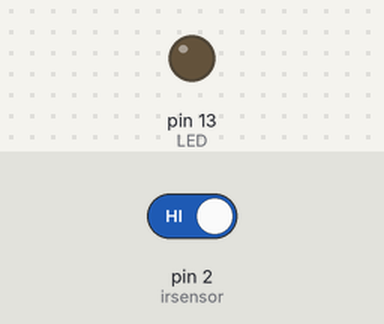
The sketch below on a simulated Arduino Uno, built with avr-gcc and run on an emulated ATmega328P. Shown: output pins drawn as LEDs (lit = HIGH). The test bench sets the inputs (shaded band); at power-on: pin 2 (irsensor) HIGH.

Above: at 2.0 s.
2.1 s: pin 2 (irsensor) driven LOW
At 2.9 s:
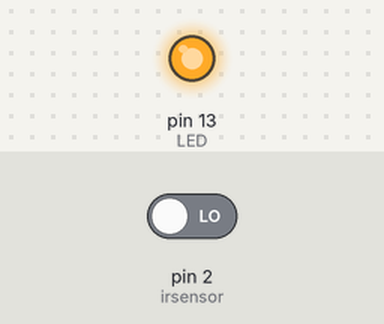
3.9 s: pin 2 (irsensor) driven HIGH
At 4.6 s:
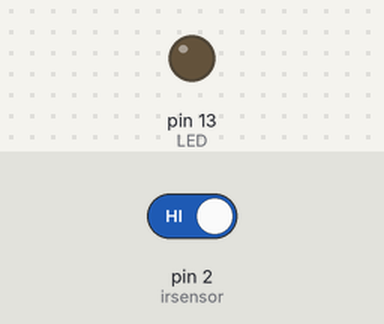
Timing chart, 0 to 6.9 s (numbered marks = the images above; inputs shaded):
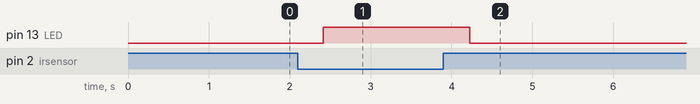

The sketch:

IR_Control.ino
```cpp
#include <SoftwareSerial.h> //include library
SoftwareSerial Bluetooth(4,5); // RX | TX
int irsensor = 2;   //IR connected at D2
int LED=13;          // LED is connected at D13

void setup()
{

  Bluetooth.begin(9600);//bluetooth connection
  pinMode(irsensor,INPUT);//sensor as input
  pinMode(LED,OUTPUT);//LED as output
}
void loop()
{
  int sensor_value = digitalRead(irsensor);//reading sensor value
  Bluetooth.println(sensor_value);//sending data

  if (sensor_value == LOW ) //obstacle detected
	  {
	    digitalWrite(LED,HIGH);
 	   delay (500);
	  }

  else if (sensor_value == HIGH )//obstacle not detected
	  {
          digitalWrite(LED,LOW);
         delay (500);
      }
  delay(100);//wait
}
```

Measured:
- after the input at 2.1 s, pin 13 (LED): LOW → HIGH after 0.32 s
- after the input at 3.9 s, pin 13 (LED): HIGH → LOW after 0.33 s
